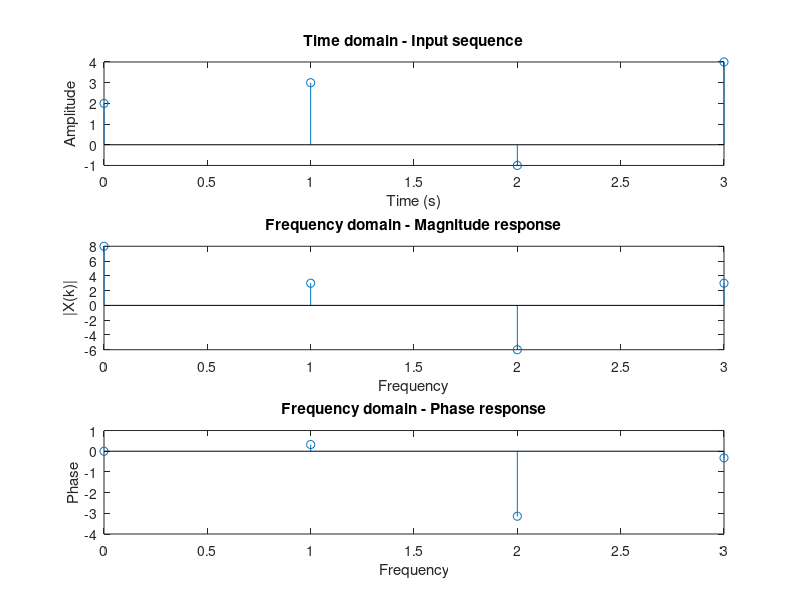

MATLAB code for this plot:
x = [2 3 -1 4];
N = length(x);
X = zeros(4,1)
for m = 0:N-1
    for n = 0:N-1
        X(m+1) = X(m+1) + x(n+1)*exp(-j*pi/2*n*m)
    end
end

t = 0:N-1
subplot(311)
stem(t,x);
xlabel('Time (s)');
ylabel('Amplitude');
title('Time domain - Input sequence')

subplot(312)
stem(t,X)
xlabel('Frequency');
ylabel('|X(k)|');
title('Frequency domain - Magnitude response')

subplot(313)
stem(t,angle(X))
xlabel('Frequency');
ylabel('Phase');
title('Frequency domain - Phase response')

X         % to check |X(k)|
angle(X)  % to check phase